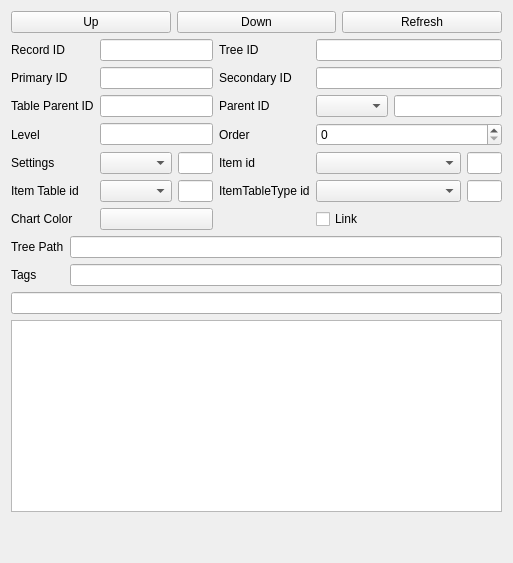
                 <widget class="QWidget" name="tab_19">
                  <attribute name="title">
                   <string>Details</string>
                  </attribute>
                  <layout class="QVBoxLayout" name="verticalLayout_36">
                   <item>
                    <layout class="QGridLayout" name="gridLayout_2">
                     <item row="0" column="1">
                      <widget class="QPushButton" name="MoveItemDown">
                       <property name="text">
                        <string>Down</string>
                       </property>
                      </widget>
                     </item>
                     <item row="0" column="0">
                      <widget class="QPushButton" name="MoveItemUp">
                       <property name="text">
                        <string>Up</string>
                       </property>
                      </widget>
                     </item>
                     <item row="0" column="2">
                      <widget class="QPushButton" name="cmdTreeViewRefresh">
                       <property name="text">
                        <string>Refresh</string>
                       </property>
                      </widget>
                     </item>
                    </layout>
                   </item>
                   <item>
                    <layout class="QGridLayout" name="gridLayout_9">
                     <item row="2" column="3">
                      <layout class="QHBoxLayout" name="horizontalLayout_135">
                       <item>
                        <widget class="QComboBox" name="cmbParentItemID_2"/>
                       </item>
                       <item>
                        <widget class="QLineEdit" name="txtParentItemID"/>
                       </item>
                      </layout>
                     </item>
                     <item row="4" column="0">
                      <widget class="QLabel" name="label_88">
                       <property name="text">
                        <string>Settings</string>
                       </property>
                      </widget>
                     </item>
                     <item row="4" column="1">
                      <layout class="QHBoxLayout" name="horizontalLayout_63">
                       <item>
                        <widget class="QComboBox" name="cmbTreeSetting"/>
                       </item>
                       <item>
                        <widget class="QLineEdit" name="txtTreeItemMasterTable_2">
                         <property name="maximumSize">
                          <size>
                           <width>35</width>
                           <height>16777215</height>
                          </size>
                         </property>
                        </widget>
                       </item>
                      </layout>
                     </item>
                     <item row="0" column="3">
                      <widget class="QLineEdit" name="txtTreeItemID"/>
                     </item>
                     <item row="5" column="0">
                      <widget class="QLabel" name="label_95">
                       <property name="text">
                        <string>Item Table id</string>
                       </property>
                      </widget>
                     </item>
                     <item row="2" column="1">
                      <widget class="QLineEdit" name="txtTreeParentItemID"/>
                     </item>
                     <item row="3" column="2">
                      <widget class="QLabel" name="label_53">
                       <property name="text">
                        <string>Order</string>
                       </property>
                      </widget>
                     </item>
                     <item row="3" column="3">
                      <widget class="QSpinBox" name="txtTreeItemOrder"/>
                     </item>
                     <item row="7" column="3">
                      <widget class="QCheckBox" name="chkETLink">
                       <property name="text">
                        <string>Link</string>
                       </property>
                      </widget>
                     </item>
                     <item row="0" column="2">
                      <widget class="QLabel" name="label_62">
                       <property name="text">
                        <string>Tree ID</string>
                       </property>
                      </widget>
                     </item>
                     <item row="1" column="2">
                      <widget class="QLabel" name="label_97">
                       <property name="text">
                        <string>Secondary ID</string>
                       </property>
                      </widget>
                     </item>
                     <item row="1" column="3">
                      <widget class="QLineEdit" name="txtSecondaryGroupID"/>
                     </item>
                     <item row="1" column="0">
                      <widget class="QLabel" name="label_96">
                       <property name="text">
                        <string>Primary ID</string>
                       </property>
                      </widget>
                     </item>
                     <item row="7" column="0">
                      <widget class="QLabel" name="label_63">
                       <property name="text">
                        <string>Chart Color</string>
                       </property>
                      </widget>
                     </item>
                     <item row="5" column="1">
                      <layout class="QHBoxLayout" name="horizontalLayout_137">
                       <item>
                        <widget class="QComboBox" name="cmbTreeItemTable_id_3"/>
                       </item>
                       <item>
                        <widget class="QLineEdit" name="txtTreeItemTable_id_3">
                         <property name="maximumSize">
                          <size>
                           <width>35</width>
                           <height>16777215</height>
                          </size>
                         </property>
                        </widget>
                       </item>
                      </layout>
                     </item>
                     <item row="4" column="2">
                      <widget class="QLabel" name="label_91">
                       <property name="text">
                        <string>Item id</string>
                       </property>
                      </widget>
                     </item>
                     <item row="3" column="0">
                      <widget class="QLabel" name="label_64">
                       <property name="text">
                        <string>Level</string>
                       </property>
                      </widget>
                     </item>
                     <item row="1" column="1">
                      <widget class="QLineEdit" name="txtPrimaryGroupID"/>
                     </item>
                     <item row="3" column="1">
                      <widget class="QLineEdit" name="txtTreeItemLevel"/>
                     </item>
                     <item row="4" column="3">
                      <layout class="QHBoxLayout" name="horizontalLayout_136">
                       <item>
                        <widget class="QComboBox" name="cmbTreeItem_id_2"/>
                       </item>
                       <item>
                        <widget class="QLineEdit" name="txtTreeItem_id_2">
                         <property name="maximumSize">
                          <size>
                           <width>35</width>
                           <height>16777215</height>
                          </size>
                         </property>
                        </widget>
                       </item>
                      </layout>
                     </item>
                     <item row="2" column="2">
                      <widget class="QLabel" name="label_68">
                       <property name="text">
                        <string>Parent ID</string>
                       </property>
                      </widget>
                     </item>
                     <item row="2" column="0">
                      <widget class="QLabel" name="label_69">
                       <property name="text">
                        <string>Table Parent ID</string>
                       </property>
                      </widget>
                     </item>
                     <item row="5" column="2">
                      <widget class="QLabel" name="label_92">
                       <property name="text">
                        <string>ItemTableType id</string>
                       </property>
                      </widget>
                     </item>
                     <item row="0" column="1">
                      <widget class="QLineEdit" name="txtTableItemID"/>
                     </item>
                     <item row="7" column="1">
                      <widget class="QPushButton" name="cmdEventGroupColor_2">
                       <property name="text">
                        <string/>
                       </property>
                      </widget>
                     </item>
                     <item row="0" column="0">
                      <widget class="QLabel" name="label_70">
                       <property name="text">
                        <string>Record ID</string>
                       </property>
                      </widget>
                     </item>
                     <item row="5" column="3">
                      <layout class="QHBoxLayout" name="horizontalLayout_138">
                       <item>
                        <widget class="QComboBox" name="cmbTreeTableType_id_2"/>
                       </item>
                       <item>
                        <widget class="QLineEdit" name="txtTreeTableType_id_2">
                         <property name="maximumSize">
                          <size>
                           <width>35</width>
                           <height>16777215</height>
                          </size>
                         </property>
                        </widget>
                       </item>
                      </layout>
                     </item>
                    </layout>
                   </item>
                   <item>
                    <layout class="QFormLayout" name="formLayout_15">
                     <property name="fieldGrowthPolicy">
                      <enum>QFormLayout::AllNonFixedFieldsGrow</enum>
                     </property>
                     <item row="1" column="0">
                      <widget class="QLabel" name="label_24">
                       <property name="text">
                        <string>Tree Path</string>
                       </property>
                      </widget>
                     </item>
                     <item row="1" column="1">
                      <widget class="QLineEdit" name="txtTreePath"/>
                     </item>
                     <item row="2" column="0">
                      <widget class="QLabel" name="label_38">
                       <property name="text">
                        <string>Tags</string>
                       </property>
                      </widget>
                     </item>
                     <item row="2" column="1">
                      <widget class="QLineEdit" name="txtTagPath"/>
                     </item>
                    </layout>
                   </item>
                   <item>
                    <layout class="QVBoxLayout" name="verticalLayout_37">
                     <property name="topMargin">
                      <number>0</number>
                     </property>
                     <item>
                      <widget class="QLineEdit" name="txtSecondaryFilter"/>
                     </item>
                     <item>
                      <widget class="QListView" name="lstSecondarySearch"/>
                     </item>
                    </layout>
                   </item>
                   <item>
                    <spacer name="verticalSpacer_3">
                     <property name="orientation">
                      <enum>Qt::Vertical</enum>
                     </property>
                     <property name="sizeHint" stdset="0">
                      <size>
                       <width>20</width>
                       <height>40</height>
                      </size>
                     </property>
                    </spacer>
                   </item>
                  </layout>
                 </widget>
